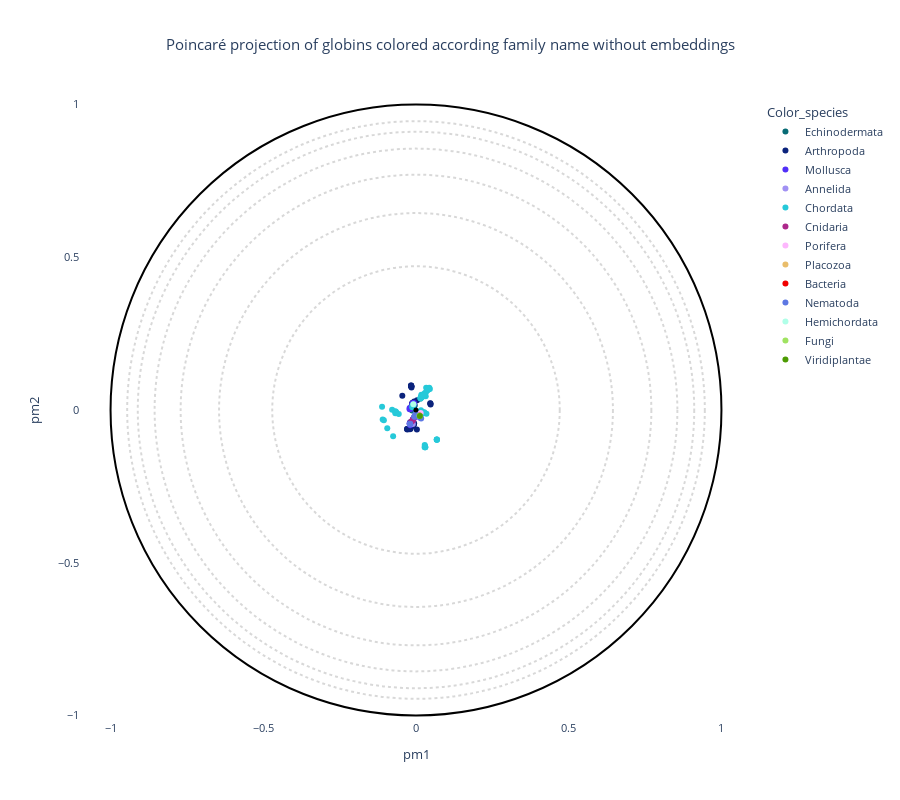

Here is the notebook cell this chart was saved with:
### Markdown cell above
## Visualization

### Code cell
# OPTIONS =================================================
#Here you can set different parameters to color & annotate the resulting projection:
if data_type == "plm" :
    title = "Poincaré projection of globins colored according family name with embeddings"  
elif data_type == "plm_aae" :
    title = "Poincaré projection of globins colored according family name with embeddings autoencoder" 
elif data_type == "pssm" :
    title = "Poincaré projection of globins colored according family name without embeddings" 
else :
    title = "Poincaré projection of globins colored according family name using a RFA matrix" 
#----------------------------------------------------------
# Select the coloring from annotation .csv file:
labels_name = "Color_species"
# Select classes to label among the "labels_name" or "second_labels_name" column (comma separated list):
second_labels_name = ""
labels_text = []
show_text = False
#----------------------------------------------------------
# Use a custom color palette:
color_palette = globin_palette #Default: None
use_custom_palette = True
#==========================================================


#Check projection visualization parameters
#Labels name
if labels_name == "":
    labels_name = None
elif labels_name not in annotation_names:
    raise NameError(f"labels_name {labels_name} is not in the availables annotations.\nAvailables annotations: {annotation_names}")
#Second labels name
if second_labels_name == "":
    second_labels_name = None
elif second_labels_name not in annotation_names:
    raise NameError(f'"second_labels_name" {second_labels_name} is not in the availables annotations.\nAvailables annotations: {annotation_names}')

if not use_custom_palette:
    color_palette = None

#Plot graph
fig = plot_embedding_interactive(df_embedding, 
                                 labels_name = labels_name,
                                 second_labels_name = second_labels_name, 
                                 show_text = show_text,
                                 labels_text = labels_text,
                                 color_palette = color_palette, 
                                 title = title, 
                                 fontsize = 11)
fig.show()

### Figure 1 — Plotly figure (JSON) as saved in the notebook; plotly's stock layout.template omitted (floating-point values rounded to 4 significant figures; data arrays with more than 128 entries replaced by an {"elided": "..."} marker saying what was removed)
{"data": [{"customdata": {"elided": "10x17 mixed values"}, "hovertemplate": "<b>%{hovertext}</b><br><br>Color_species=%{customdata[10]}<br>pm1=%{x}<br>pm2=%{y}<br>proteins_id=%{customdata[0]}<br>tree1=%{customdata[1]}<br>tree2=%{customdata[2]}<br>tree3=%{customdata[3]}<br>tree4=%{customdata[4]}<br>full_name=%{customdata[5]}<br>short_name=%{customdata[6]}<br>full_species=%{customdata[7]}<br>short_species=%{customdata[8]}<br>evo_distance=%{customdata[9]}<br>Domain=%{customdata[11]}<br>Kingdom=%{customdata[12]}<br>Phylum=%{customdata[13]}<br>Subphylum=%{customdata[14]}<br>Class=%{customdata[15]}<br>Genus=%{customdata[16]}<extra></extra>", "hovertext": ["Echinodermata", "Echinodermata", "Echinodermata", "Echinodermata", "Echinodermata", "Echinodermata", "Echinodermata", "Echinodermata", "Echinodermata", "Echinodermata"], "legendgroup": "Echinodermata", "marker": {"color": "#086b75", "symbol": "circle"}, "mode": "markers", "name": "Echinodermata", "orientation": "v", "showlegend": true, "type": "scatter", "x": [-0.004009, 0.01481, -0.0114, -0.01262, -0.01042, 0.01142, 0.01225, 0.01178, 0.01278, 0.01158], "xaxis": "x", "y": [0.01454, 0.03771, -0.001222, -0.001996, -0.033, -0.01689, -0.01886, -0.01782, -0.01897, -0.01826], "yaxis": "y"}, {"customdata": {"elided": "84x17 mixed values"}, "hovertemplate": "<b>%{hovertext}</b><br><br>Color_species=%{customdata[10]}<br>pm1=%{x}<br>pm2=%{y}<br>proteins_id=%{customdata[0]}<br>tree1=%{customdata[1]}<br>tree2=%{customdata[2]}<br>tree3=%{customdata[3]}<br>tree4=%{customdata[4]}<br>full_name=%{customdata[5]}<br>short_name=%{customdata[6]}<br>full_species=%{customdata[7]}<br>short_species=%{customdata[8]}<br>evo_distance=%{customdata[9]}<br>Domain=%{customdata[11]}<br>Kingdom=%{customdata[12]}<br>Phylum=%{customdata[13]}<br>Subphylum=%{customdata[14]}<br>Class=%{customdata[15]}<br>Genus=%{customdata[16]}<extra></extra>", "hovertext": ["Arthropoda", "Arthropoda", "Arthropoda", "Arthropoda", "Arthropoda", "Arthropoda", "Arthropoda", "Arthropoda", "Arthropoda", "Arthropoda", "Arthropoda", "Arthropoda", "Arthropoda", "Arthropoda", "Arthropoda", "Arthropoda", "Arthropoda", "Arthropoda", "Arthropoda", "Arthropoda", "Arthropoda", "Arthropoda", "Arthropoda", "Arthropoda", "Arthropoda", "Arthropoda", "Arthropoda", "Arthropoda", "Arthropoda", "Arthropoda", "Arthropoda", "Arthropoda", "Arthropoda", "Arthropoda", "Arthropoda", "Arthropoda", "Arthropoda", "Arthropoda", "Arthropoda", "Arthropoda", "Arthropoda", "Arthropoda", "Arthropoda", "Arthropoda", "Arthropoda", "Arthropoda", "Arthropoda", "Arthropoda", "Arthropoda", "Arthropoda", "Arthropoda", "Arthropoda", "Arthropoda", "Arthropoda", "Arthropoda", "Arthropoda", "Arthropoda", "Arthropoda", "Arthropoda", "Arthropoda", "Arthropoda", "Arthropoda", "Arthropoda", "Arthropoda", "Arthropoda", "Arthropoda", "Arthropoda", "Arthropoda", "Arthropoda", "Arthropoda", "Arthropoda", "Arthropoda", "Arthropoda", "Arthropoda", "Arthropoda", "Arthropoda", "Arthropoda", "Arthropoda", "Arthropoda", "Arthropoda", "Arthropoda", "Arthropoda", "Arthropoda", "Arthropoda"], "legendgroup": "Arthropoda", "marker": {"color": "#0b237c", "symbol": "circle"}, "mode": "markers", "name": "Arthropoda", "orientation": "v", "showlegend": true, "type": "scatter", "x": [-0.009072, -0.008943, -0.009011, -0.007769, -0.01169, -0.01169, -0.009015, -0.008932, -0.008632, -0.009244, -0.00809, -0.005812, -0.01169, -0.008945, -0.008314, -0.0085, -0.009068, -0.00945, -0.009144, -0.008827, -0.01008, -0.008511, -0.009661, -0.008695, -0.008494, -0.00892, -0.0196, 0.04763, -0.01536, -0.0153, -0.01482, -0.01567, -0.04482, 0.0473, 0.04663, -0.01579, -0.01639, -0.01549, -0.01611, -0.009452, 0.002822, -0.02847, -0.0292, -0.0187, -0.01334, -0.008178, -0.00686, -0.009511, -0.008554, -0.009934, -0.009757, -0.009921, -0.01752, -0.00899, -0.00784, -0.02889, -0.009357, -0.01029, -0.006123, -0.01021, -0.01036, -0.009991, -0.011, -0.01083, 0.02311, -0.009386, -0.009735, -0.008483, -0.01002, -0.006019, -0.01373, -0.01095, -0.01171, -0.008464, -0.009372, -0.01005, -0.006855, -0.01904, 0.003465, -0.0088, -0.02003, -0.02036, -0.01042, -0.008932], "xaxis": "x", "y": [0.01907, 0.01855, 0.01988, 0.01979, 0.02241, 0.02333, 0.02165, 0.02001, 0.0188, 0.02013, 0.01854, 0.01945, 0.02063, 0.01872, 0.01978, 0.01833, 0.01957, 0.02174, 0.01867, 0.02058, 0.02117, 0.01957, 0.02251, 0.01888, 0.01897, 0.01984, -0.041, 0.01828, 0.07767, 0.07723, 0.07368, 0.07751, 0.0466, 0.02116, 0.02228, 0.0799, 0.08038, 0.0786, -0.03856, 0.02113, -0.06393, -0.06388, -0.06198, -0.0484, -0.05136, -0.04882, -0.04738, -0.04742, 0.01981, -0.04782, -0.04679, -0.05007, -0.06116, 0.01927, 0.01854, -0.06223, -0.04671, -0.04949, -0.04362, -0.04863, -0.04899, -0.04849, -0.05146, -0.05057, 0.04819, 0.02048, -0.04771, -0.04806, 0.02005, 0.02791, 0.01549, 0.02208, 0.02225, 0.0197, 0.01951, 0.02077, 0.01204, -0.04492, 0.03227, 0.01926, -0.06341, -0.04384, -0.04857, -0.04438], "yaxis": "y"}, {"customdata": {"elided": "36x17 mixed values"}, "hovertemplate": "<b>%{hovertext}</b><br><br>Color_species=%{customdata[10]}<br>pm1=%{x}<br>pm2=%{y}<br>proteins_id=%{customdata[0]}<br>tree1=%{customdata[1]}<br>tree2=%{customdata[2]}<br>tree3=%{customdata[3]}<br>tree4=%{customdata[4]}<br>full_name=%{customdata[5]}<br>short_name=%{customdata[6]}<br>full_species=%{customdata[7]}<br>short_species=%{customdata[8]}<br>evo_distance=%{customdata[9]}<br>Domain=%{customdata[11]}<br>Kingdom=%{customdata[12]}<br>Phylum=%{customdata[13]}<br>Subphylum=%{customdata[14]}<br>Class=%{customdata[15]}<br>Genus=%{customdata[16]}<extra></extra>", "hovertext": ["Mollusca", "Mollusca", "Mollusca", "Mollusca", "Mollusca", "Mollusca", "Mollusca", "Mollusca", "Mollusca", "Mollusca", "Mollusca", "Mollusca", "Mollusca", "Mollusca", "Mollusca", "Mollusca", "Mollusca", "Mollusca", "Mollusca", "Mollusca", "Mollusca", "Mollusca", "Mollusca", "Mollusca", "Mollusca", "Mollusca", "Mollusca", "Mollusca", "Mollusca", "Mollusca", "Mollusca", "Mollusca", "Mollusca", "Mollusca", "Mollusca", "Mollusca"], "legendgroup": "Mollusca", "marker": {"color": "#512ff8", "symbol": "circle"}, "mode": "markers", "name": "Mollusca", "orientation": "v", "showlegend": true, "type": "scatter", "x": [-0.008986, -0.00944, -0.01889, -0.01864, -0.02109, -0.01868, -0.01839, -0.02086, -0.00895, -0.01714, -0.01853, -0.01685, -0.008594, -0.01923, -0.01907, -0.007727, -0.008055, -0.008715, -0.0114, -0.008342, -0.008482, -0.008624, -0.008294, -0.007753, 0.01353, -0.01919, 0.01351, -0.01927, -0.006184, -0.01737, -0.02104, -0.00904, -0.01157, -0.006067, -0.009225, -0.009534], "xaxis": "x", "y": [0.02031, 0.01805, -0.04511, -0.04437, -0.04484, -0.04973, -0.04354, 0.006505, 0.01843, 0.004879, 0.005328, 0.004269, 0.02267, -0.04421, -0.04512, 0.02133, 0.0215, 0.01998, 0.02117, -0.02868, -0.02856, -0.02856, 0.02058, 0.01997, -0.02452, -0.04575, -0.02438, -0.04598, -0.024, 0.004529, 0.002524, 0.02167, 0.01934, 0.02148, 0.01914, 0.01965], "yaxis": "y"}, {"customdata": {"elided": "9x17 mixed values"}, "hovertemplate": "<b>%{hovertext}</b><br><br>Color_species=%{customdata[10]}<br>pm1=%{x}<br>pm2=%{y}<br>proteins_id=%{customdata[0]}<br>tree1=%{customdata[1]}<br>tree2=%{customdata[2]}<br>tree3=%{customdata[3]}<br>tree4=%{customdata[4]}<br>full_name=%{customdata[5]}<br>short_name=%{customdata[6]}<br>full_species=%{customdata[7]}<br>short_species=%{customdata[8]}<br>evo_distance=%{customdata[9]}<br>Domain=%{customdata[11]}<br>Kingdom=%{customdata[12]}<br>Phylum=%{customdata[13]}<br>Subphylum=%{customdata[14]}<br>Class=%{customdata[15]}<br>Genus=%{customdata[16]}<extra></extra>", "hovertext": ["Annelida", "Annelida", "Annelida", "Annelida", "Annelida", "Annelida", "Annelida", "Annelida", "Annelida"], "legendgroup": "Annelida", "marker": {"color": "#a191f3", "symbol": "circle"}, "mode": "markers", "name": "Annelida", "orientation": "v", "showlegend": true, "type": "scatter", "x": [0.01277, 0.01327, 0.01334, 0.01276, -0.008896, -0.01964, -0.01035, -0.01856, 0.01238], "xaxis": "x", "y": [-0.023, -0.02355, -0.02346, -0.02369, 0.018, -0.04641, -0.04596, -0.04373, -0.02254], "yaxis": "y"}, {"customdata": {"elided": "88x17 mixed values"}, "hovertemplate": "<b>%{hovertext}</b><br><br>Color_species=%{customdata[10]}<br>pm1=%{x}<br>pm2=%{y}<br>proteins_id=%{customdata[0]}<br>tree1=%{customdata[1]}<br>tree2=%{customdata[2]}<br>tree3=%{customdata[3]}<br>tree4=%{customdata[4]}<br>full_name=%{customdata[5]}<br>short_name=%{customdata[6]}<br>full_species=%{customdata[7]}<br>short_species=%{customdata[8]}<br>evo_distance=%{customdata[9]}<br>Domain=%{customdata[11]}<br>Kingdom=%{customdata[12]}<br>Phylum=%{customdata[13]}<br>Subphylum=%{customdata[14]}<br>Class=%{customdata[15]}<br>Genus=%{customdata[16]}<extra></extra>", "hovertext": ["Chordata", "Chordata", "Chordata", "Chordata", "Chordata", "Chordata", "Chordata", "Chordata", "Chordata", "Chordata", "Chordata", "Chordata", "Chordata", "Chordata", "Chordata", "Chordata", "Chordata", "Chordata", "Chordata", "Chordata", "Chordata", "Chordata", "Chordata", "Chordata", "Chordata", "Chordata", "Chordata", "Chordata", "Chordata", "Chordata", "Chordata", "Chordata", "Chordata", "Chordata", "Chordata", "Chordata", "Chordata", "Chordata", "Chordata", "Chordata", "Chordata", "Chordata", "Chordata", "Chordata", "Chordata", "Chordata", "Chordata", "Chordata", "Chordata", "Chordata", "Chordata", "Chordata", "Chordata", "Chordata", "Chordata", "Chordata", "Chordata", "Chordata", "Chordata", "Chordata", "Chordata", "Chordata", "Chordata", "Chordata", "Chordata", "Chordata", "Chordata", "Chordata", "Chordata", "Chordata", "Chordata", "Chordata", "Chordata", "Chordata", "Chordata", "Chordata", "Chordata", "Chordata", "Chordata", "Chordata", "Chordata", "Chordata", "Chordata", "Chordata", "Chordata", "Chordata", "Chordata", "Chordata"], "legendgroup": "Chordata", "marker": {"color": "#26c9d9", "symbol": "circle"}, "mode": "markers", "name": "Chordata", "orientation": "v", "showlegend": true, "type": "scatter", "x": [0.01246, -0.01223, 0.01617, 0.0333, 0.04009, 0.04049, 0.02483, 0.04196, 0.03898, 0.02413, 0.04538, 0.02388, 0.02364, 0.04027, 0.03991, 0.02514, 0.02457, 0.0385, 0.01756, 0.03955, 0.0372, 0.04155, 0.04044, 0.02583, 0.0434, 0.03179, 0.02479, 0.02446, 0.02958, 0.04043, 0.03274, 0.02432, 0.01572, -0.07487, 0.02938, 0.03028, -0.1091, 0.06797, -0.1111, 0.02833, 0.06838, -0.1052, 0.06829, 0.03036, 0.02988, 0.06806, -0.008549, -0.0941, 0.02857, -0.06621, -0.06785, -0.07822, -0.06777, -0.06565, -0.06621, 0.02681, 0.02687, 0.02494, 0.02543, 0.01581, 0.01717, 0.01516, 0.01586, 0.01693, 0.0174, 0.0172, 0.01617, 0.03942, -0.008909, -0.01131, 0.01442, 0.02522, 0.02198, 0.01347, 0.02368, 0.013, 0.01543, 0.02387, 0.01298, 0.01843, 0.02443, 0.02713, 0.03423, 0.01964, 0.02538, 0.04034, 0.01384, -0.05643], "xaxis": "x", "y": [-0.01942, 0.009391, -0.0004368, 0.07259, 0.06823, 0.07004, 0.04867, 0.07043, 0.06665, 0.04639, 0.06885, 0.04603, 0.04639, 0.06894, 0.06811, 0.05005, 0.04736, 0.06624, 0.04982, 0.06648, 0.0696, 0.07001, 0.0699, 0.04514, 0.07259, 0.04471, 0.0501, 0.04772, 0.05536, 0.06825, 0.05818, 0.04723, 0.0407, -0.08632, -0.1195, -0.1218, -0.03102, -0.09683, 0.01072, -0.122, -0.09635, -0.03341, -0.09728, -0.1223, -0.1198, -0.0973, 0.0126, -0.05955, -0.1143, -0.006533, -0.003929, 0.0008648, -0.01085, -0.006591, -0.006118, 0.05268, 0.05133, 0.04849, 0.04942, 0.04066, 0.042, 0.03776, 0.04129, 0.04334, 0.04423, 0.04444, 0.04194, 0.06701, 0.01828, 0.01499, 0.03843, -0.008948, -0.009583, -0.01814, -0.00856, -0.01919, -0.01479, -0.007951, -0.01934, -0.007332, -0.008626, -0.007308, -0.01187, 0.04527, 0.04928, 0.06902, -0.01966, -0.01313], "yaxis": "y"}, {"customdata": [[18, -1, -1, 8, 4, "Predicted protein", "Predicted", "Nematostella vectensis", "Nematostella", 2.434, "Cnidaria", "Eukaryota", "Metazoa", "Cnidaria", "Other", "Other", "Other"], [82, -1, 15, 7, 4, "Predicted protein", "Predicted", "Nematostella vectensis", "Nematostella", 3.063, "Cnidaria", "Eukaryota", "Metazoa", "Cnidaria", "Other", "Other", "Other"], [83, 20, 15, 7, 4, "Predicted protein", "Predicted", "Nematostella vectensis", "Nematostella", 2.696, "Cnidaria", "Eukaryota", "Metazoa", "Cnidaria", "Other", "Other", "Other"], [84, -1, 15, 7, 4, "Predicted protein", "Predicted", "Nematostella vectensis", "Nematostella", 2.747, "Cnidaria", "Eukaryota", "Metazoa", "Cnidaria", "Other", "Other", "Other"], [85, 20, 15, 7, 4, "Predicted protein", "Predicted", "Nematostella vectensis", "Nematostella", 2.467, "Cnidaria", "Eukaryota", "Metazoa", "Cnidaria", "Other", "Other", "Other"], [208, -1, -1, -1, 3, "Predicted protein", "Predicted", "Nematostella vectensis", "Nematostella", 3.137, "Cnidaria", "Eukaryota", "Metazoa", "Cnidaria", "Other", "Other", "Other"]], "hovertemplate": "<b>%{hovertext}</b><br><br>Color_species=%{customdata[10]}<br>pm1=%{x}<br>pm2=%{y}<br>proteins_id=%{customdata[0]}<br>tree1=%{customdata[1]}<br>tree2=%{customdata[2]}<br>tree3=%{customdata[3]}<br>tree4=%{customdata[4]}<br>full_name=%{customdata[5]}<br>short_name=%{customdata[6]}<br>full_species=%{customdata[7]}<br>short_species=%{customdata[8]}<br>evo_distance=%{customdata[9]}<br>Domain=%{customdata[11]}<br>Kingdom=%{customdata[12]}<br>Phylum=%{customdata[13]}<br>Subphylum=%{customdata[14]}<br>Class=%{customdata[15]}<br>Genus=%{customdata[16]}<extra></extra>", "hovertext": ["Cnidaria", "Cnidaria", "Cnidaria", "Cnidaria", "Cnidaria", "Cnidaria"], "legendgroup": "Cnidaria", "marker": {"color": "#ad288b", "symbol": "circle"}, "mode": "markers", "name": "Cnidaria", "orientation": "v", "showlegend": true, "type": "scatter", "x": [-0.01185, -0.01536, -0.01122, -0.01084, -0.008942, 0.01111], "xaxis": "x", "y": [-0.03568, -0.03885, -0.03317, -0.03219, -0.03119, -0.01662], "yaxis": "y"}, {"customdata": [[37, -1, -1, 9, 3, "Uncharacterized protein", "Uncharacterized", "Amphimedon queenslandica", "Amphimedon", 2.522, "Porifera", "Eukaryota", "Metazoa", "Porifera", "Other", "Other", "Other"]], "hovertemplate": "<b>%{hovertext}</b><br><br>Color_species=%{customdata[10]}<br>pm1=%{x}<br>pm2=%{y}<br>proteins_id=%{customdata[0]}<br>tree1=%{customdata[1]}<br>tree2=%{customdata[2]}<br>tree3=%{customdata[3]}<br>tree4=%{customdata[4]}<br>full_name=%{customdata[5]}<br>short_name=%{customdata[6]}<br>full_species=%{customdata[7]}<br>short_species=%{customdata[8]}<br>evo_distance=%{customdata[9]}<br>Domain=%{customdata[11]}<br>Kingdom=%{customdata[12]}<br>Phylum=%{customdata[13]}<br>Subphylum=%{customdata[14]}<br>Class=%{customdata[15]}<br>Genus=%{customdata[16]}<extra></extra>", "hovertext": ["Porifera"], "legendgroup": "Porifera", "marker": {"color": "#fdb7fd", "symbol": "circle"}, "mode": "markers", "name": "Porifera", "orientation": "v", "showlegend": true, "type": "scatter", "x": [0.01517], "xaxis": "x", "y": [-0.009835], "yaxis": "y"}, {"customdata": [[78, -1, -1, 20, 7, "Putative uncharacterized protein", "Putative", "Trichoplax adhaerens", "Trichoplax", 2.316, "Placozoa", "Eukaryota", "Metazoa", "Other", "Other", "Other", "Other"]], "hovertemplate": "<b>%{hovertext}</b><br><br>Color_species=%{customdata[10]}<br>pm1=%{x}<br>pm2=%{y}<br>proteins_id=%{customdata[0]}<br>tree1=%{customdata[1]}<br>tree2=%{customdata[2]}<br>tree3=%{customdata[3]}<br>tree4=%{customdata[4]}<br>full_name=%{customdata[5]}<br>short_name=%{customdata[6]}<br>full_species=%{customdata[7]}<br>short_species=%{customdata[8]}<br>evo_distance=%{customdata[9]}<br>Domain=%{customdata[11]}<br>Kingdom=%{customdata[12]}<br>Phylum=%{customdata[13]}<br>Subphylum=%{customdata[14]}<br>Class=%{customdata[15]}<br>Genus=%{customdata[16]}<extra></extra>", "hovertext": ["Placozoa"], "legendgroup": "Placozoa", "marker": {"color": "#e9bd6b", "symbol": "circle"}, "mode": "markers", "name": "Placozoa", "orientation": "v", "showlegend": true, "type": "scatter", "x": [-0.001058], "xaxis": "x", "y": [-0.01777], "yaxis": "y"}, {"customdata": [[79, -1, -1, 6, 3, "Globin", "Globin", "Gemmatirosa kalamazoonesis", "Gemmatirosa", 2.905, "Bacteria", "Bacteria", "Bacteria", "Other", "Other", "Other", "Other"], [80, -1, 9, 6, 3, "Globin", "Globin", "Gemmatirosa kalamazoonesis", "Gemmatirosa", 3.007, "Bacteria", "Bacteria", "Bacteria", "Other", "Other", "Other", "Other"], [81, -1, 9, 6, 3, "Hemin receptor", "Hemin", "Halothiobacillus sp.", "Halothiobacillus", 2.535, "Bacteria", "Bacteria", "Bacteria", "Proteobacteria", "Other", "Gammaproteobacteria", "Other"]], "hovertemplate": "<b>%{hovertext}</b><br><br>Color_species=%{customdata[10]}<br>pm1=%{x}<br>pm2=%{y}<br>proteins_id=%{customdata[0]}<br>tree1=%{customdata[1]}<br>tree2=%{customdata[2]}<br>tree3=%{customdata[3]}<br>tree4=%{customdata[4]}<br>full_name=%{customdata[5]}<br>short_name=%{customdata[6]}<br>full_species=%{customdata[7]}<br>short_species=%{customdata[8]}<br>evo_distance=%{customdata[9]}<br>Domain=%{customdata[11]}<br>Kingdom=%{customdata[12]}<br>Phylum=%{customdata[13]}<br>Subphylum=%{customdata[14]}<br>Class=%{customdata[15]}<br>Genus=%{customdata[16]}<extra></extra>", "hovertext": ["Bacteria", "Bacteria", "Bacteria"], "legendgroup": "Bacteria", "marker": {"color": "#f10000", "symbol": "circle"}, "mode": "markers", "name": "Bacteria", "orientation": "v", "showlegend": true, "type": "scatter", "x": [0.01264, 0.01222, 0.01202], "xaxis": "x", "y": [-0.02106, -0.01984, -0.0184], "yaxis": "y"}, {"customdata": {"elided": "10x17 mixed values"}, "hovertemplate": "<b>%{hovertext}</b><br><br>Color_species=%{customdata[10]}<br>pm1=%{x}<br>pm2=%{y}<br>proteins_id=%{customdata[0]}<br>tree1=%{customdata[1]}<br>tree2=%{customdata[2]}<br>tree3=%{customdata[3]}<br>tree4=%{customdata[4]}<br>full_name=%{customdata[5]}<br>short_name=%{customdata[6]}<br>full_species=%{customdata[7]}<br>short_species=%{customdata[8]}<br>evo_distance=%{customdata[9]}<br>Domain=%{customdata[11]}<br>Kingdom=%{customdata[12]}<br>Phylum=%{customdata[13]}<br>Subphylum=%{customdata[14]}<br>Class=%{customdata[15]}<br>Genus=%{customdata[16]}<extra></extra>", "hovertext": ["Nematoda", "Nematoda", "Nematoda", "Nematoda", "Nematoda", "Nematoda", "Nematoda", "Nematoda", "Nematoda", "Nematoda"], "legendgroup": "Nematoda", "marker": {"color": "#5d78e3", "symbol": "circle"}, "mode": "markers", "name": "Nematoda", "orientation": "v", "showlegend": true, "type": "scatter", "x": [-0.005342, -0.001413, -0.005387, 0.0119, 0.01685, 0.01266, 0.01277, 0.01406, -0.01925, -0.0189], "xaxis": "x", "y": [-0.02239, -0.01225, -0.02162, -0.02056, -0.02788, -0.02228, -0.02251, -0.02364, -0.04664, -0.04509], "yaxis": "y"}, {"customdata": [[203, -1, -1, 14, 6, "Neuroglobin like protein", "Neuroglobin", "Saccoglossus kowalevskii", "Saccoglossus", 2.36, "Hemichordata", "Eukaryota", "Metazoa", "Hemichordata", "Other", "Other", "Other"]], "hovertemplate": "<b>%{hovertext}</b><br><br>Color_species=%{customdata[10]}<br>pm1=%{x}<br>pm2=%{y}<br>proteins_id=%{customdata[0]}<br>tree1=%{customdata[1]}<br>tree2=%{customdata[2]}<br>tree3=%{customdata[3]}<br>tree4=%{customdata[4]}<br>full_name=%{customdata[5]}<br>short_name=%{customdata[6]}<br>full_species=%{customdata[7]}<br>short_species=%{customdata[8]}<br>evo_distance=%{customdata[9]}<br>Domain=%{customdata[11]}<br>Kingdom=%{customdata[12]}<br>Phylum=%{customdata[13]}<br>Subphylum=%{customdata[14]}<br>Class=%{customdata[15]}<br>Genus=%{customdata[16]}<extra></extra>", "hovertext": ["Hemichordata"], "legendgroup": "Hemichordata", "marker": {"color": "#b0ffe8", "symbol": "circle"}, "mode": "markers", "name": "Hemichordata", "orientation": "v", "showlegend": true, "type": "scatter", "x": [-0.008519], "xaxis": "x", "y": [0.0186], "yaxis": "y"}, {"customdata": [[210, 15, 8, 6, 3, "ARAD1D45562p", "ARAD1D45562p", "Blastobotrys adeninivorans", "Blastobotrys", 3.652, "Fungi", "Eukaryota", "Fungi", "Ascomycota", "Other", "Other", "Other"], [234, 15, 8, 6, 3, "CYFA0S05e02454g1_1", "CYFA0S05e02454g1_1", "Cyberlindnera fabianii", "Cyberlindnera", 4.119, "Fungi", "Eukaryota", "Fungi", "Ascomycota", "Other", "Other", "Other"]], "hovertemplate": "<b>%{hovertext}</b><br><br>Color_species=%{customdata[10]}<br>pm1=%{x}<br>pm2=%{y}<br>proteins_id=%{customdata[0]}<br>tree1=%{customdata[1]}<br>tree2=%{customdata[2]}<br>tree3=%{customdata[3]}<br>tree4=%{customdata[4]}<br>full_name=%{customdata[5]}<br>short_name=%{customdata[6]}<br>full_species=%{customdata[7]}<br>short_species=%{customdata[8]}<br>evo_distance=%{customdata[9]}<br>Domain=%{customdata[11]}<br>Kingdom=%{customdata[12]}<br>Phylum=%{customdata[13]}<br>Subphylum=%{customdata[14]}<br>Class=%{customdata[15]}<br>Genus=%{customdata[16]}<extra></extra>", "hovertext": ["Fungi", "Fungi"], "legendgroup": "Fungi", "marker": {"color": "#a0e361", "symbol": "circle"}, "mode": "markers", "name": "Fungi", "orientation": "v", "showlegend": true, "type": "scatter", "x": [0.0118, 0.01258], "xaxis": "x", "y": [-0.01855, -0.01928], "yaxis": "y"}, {"customdata": [[227, -1, -1, 9, 3, "Uncharacterized protein", "Uncharacterized", "Micromonas commoda", "Micromonas", 2.71, "Viridiplantae", "Eukaryota", "Plantae", "Chlorophyta", "Other", "Other", "Other"]], "hovertemplate": "<b>%{hovertext}</b><br><br>Color_species=%{customdata[10]}<br>pm1=%{x}<br>pm2=%{y}<br>proteins_id=%{customdata[0]}<br>tree1=%{customdata[1]}<br>tree2=%{customdata[2]}<br>tree3=%{customdata[3]}<br>tree4=%{customdata[4]}<br>full_name=%{customdata[5]}<br>short_name=%{customdata[6]}<br>full_species=%{customdata[7]}<br>short_species=%{customdata[8]}<br>evo_distance=%{customdata[9]}<br>Domain=%{customdata[11]}<br>Kingdom=%{customdata[12]}<br>Phylum=%{customdata[13]}<br>Subphylum=%{customdata[14]}<br>Class=%{customdata[15]}<br>Genus=%{customdata[16]}<extra></extra>", "hovertext": ["Viridiplantae"], "legendgroup": "Viridiplantae", "marker": {"color": "#4d9b03", "symbol": "circle"}, "mode": "markers", "name": "Viridiplantae", "orientation": "v", "showlegend": true, "type": "scatter", "x": [0.0127], "xaxis": "x", "y": [-0.01989], "yaxis": "y"}], "layout": {"font": {"size": 11}, "height": 800, "legend": {"title": {"text": "Color_species"}, "tracegroupgap": 0}, "plot_bgcolor": "rgba(0, 0, 0, 0)", "shapes": [{"line": {"color": "black", "dash": "dot"}, "opacity": 0.15, "type": "circle", "x0": -0.4706, "x1": 0.4706, "y0": -0.4706, "y1": 0.4706}, {"line": {"color": "black", "dash": "dot"}, "opacity": 0.15, "type": "circle", "x0": -0.6447, "x1": 0.6447, "y0": -0.6447, "y1": 0.6447}, {"line": {"color": "black", "dash": "dot"}, "opacity": 0.15, "type": "circle", "x0": -0.7705, "x1": 0.7705, "y0": -0.7705, "y1": 0.7705}, {"line": {"color": "black", "dash": "dot"}, "opacity": 0.15, "type": "circle", "x0": -0.8557, "x1": 0.8557, "y0": -0.8557, "y1": 0.8557}, {"line": {"color": "black", "dash": "dot"}, "opacity": 0.15, "type": "circle", "x0": -0.9108, "x1": 0.9108, "y0": -0.9108, "y1": 0.9108}, {"line": {"color": "black", "dash": "dot"}, "opacity": 0.15, "type": "circle", "x0": -0.9455, "x1": 0.9455, "y0": -0.9455, "y1": 0.9455}, {"line": {"color": "Black"}, "type": "circle", "x0": -1, "x1": 1, "xref": "x", "y0": -1, "y1": 1, "yref": "y"}, {"fillcolor": "Black", "line": {"color": "Black"}, "type": "circle", "x0": -0.005, "x1": 0.005, "xref": "x", "y0": -0.005, "y1": 0.005, "yref": "y"}], "title": {"text": "Poincaré projection of globins colored according family name without embeddings", "x": 0.5}, "xaxis": {"anchor": "y", "constrain": "domain", "domain": [0, 1], "range": [-1.1, 1.1], "title": {"text": "pm1"}}, "yaxis": {"anchor": "x", "domain": [0, 1], "scaleanchor": "x", "scaleratio": 1, "title": {"text": "pm2"}}, "yaxis2": {"layer": "below traces", "matches": "y", "overlaying": "y"}}}
